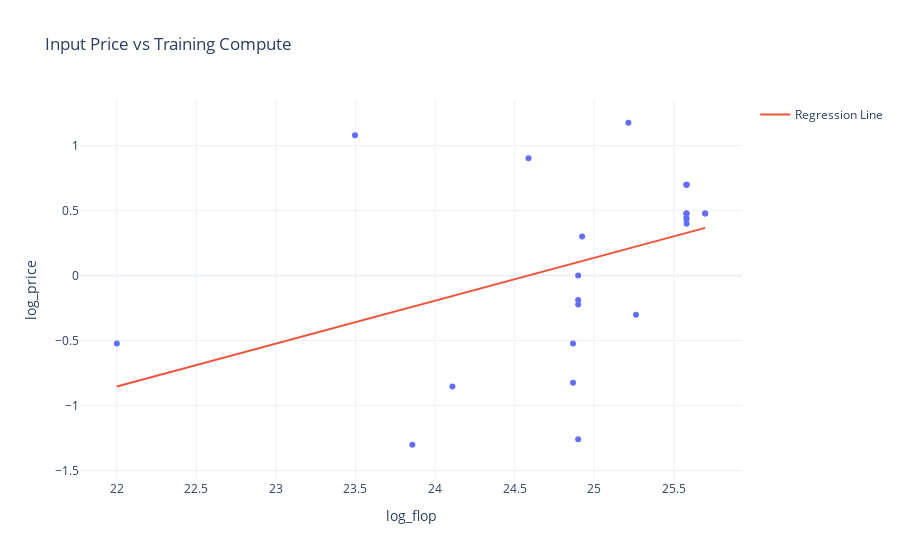

Notebook cell for this chart:
### Code cell
# Plot the regression line
compute_range = np.linspace(input_price_df['log_flop'].min(), input_price_df['log_flop'].max(), 100)
predict_df = pd.DataFrame({'log_flop': compute_range})
predict_df['log_price'] = model.predict(predict_df)
fig = px.scatter(input_price_df, x='log_flop', y='log_price', title='Input Price vs Training Compute')
fig.add_trace(go.Scatter(x=predict_df['log_flop'], y=predict_df['log_price'], mode='lines', name='Regression Line'))
fig.show()
